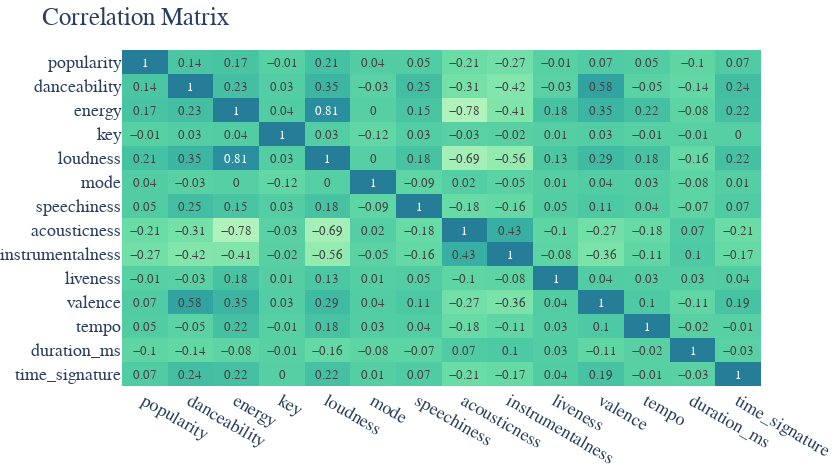

This figure's notebook cell:
### Code cell
# df = pd.read_csv("zscore_normalised_trackdata.csv")
# df1 = df.iloc[:,3:].drop('id', axis = 1)

df = pd.read_csv("outlier_removal/automated_zscore_normalised_trackdata.csv")
df1 = df.iloc[:,3:]

print(df1)
features = df1.iloc[:,:-1]

corrvals = features.corr().round(2)
import seaborn as sn
fig=px.imshow(corrvals,text_auto=True, aspect="Auto",title="Correlation Matrix", width=832, height=468, template='plotly_white',
              color_continuous_scale="tealgrn", labels=dict(color="Correlation"))
fig.update_layout(font=dict(size=18, family="Comic Sans"), coloraxis_showscale=False, autosize=False, margin=dict(l=0, r=10, t=50, b=0))
fig.update(layout_showlegend=False)
fig.show()

# fig.write_html("Graphs/CorrelationMatrix_new_zscore.html")

fig.write_html("Graphs/CorrelationMatrix_new_zscore_removed.html")

### Figure 1 — Plotly figure (JSON) as saved in the notebook; plotly's stock layout.template omitted (floating-point values rounded to 4 significant figures; data arrays with more than 128 entries replaced by an {"elided": "..."} marker saying what was removed)
{"data": [{"coloraxis": "coloraxis", "hovertemplate": "x: %{x}<br>y: %{y}<br>Correlation: %{z}<extra></extra>", "name": "0", "texttemplate": "%{z}", "type": "heatmap", "x": ["popularity", "danceability", "energy", "key", "loudness", "mode", "speechiness", "acousticness", "instrumentalness", "liveness", "valence", "tempo", "duration_ms", "time_signature"], "xaxis": "x", "y": ["popularity", "danceability", "energy", "key", "loudness", "mode", "speechiness", "acousticness", "instrumentalness", "liveness", "valence", "tempo", "duration_ms", "time_signature"], "yaxis": "y", "z": {"elided": "14x14 float values"}}], "layout": {"autosize": false, "coloraxis": {"colorbar": {"title": {"text": "Correlation"}}, "colorscale": [[0, "rgb(176, 242, 188)"], [0.1667, "rgb(137, 232, 172)"], [0.3333, "rgb(103, 219, 165)"], [0.5, "rgb(76, 200, 163)"], [0.6667, "rgb(56, 178, 163)"], [0.8333, "rgb(44, 152, 160)"], [1, "rgb(37, 125, 152)"]], "showscale": false}, "font": {"family": "Comic Sans", "size": 18}, "height": 468, "margin": {"b": 0, "l": 0, "r": 10, "t": 50}, "showlegend": false, "title": {"text": "Correlation Matrix"}, "width": 832, "xaxis": {"anchor": "y", "domain": [0, 1]}, "yaxis": {"anchor": "x", "autorange": "reversed", "domain": [0, 1]}}}
